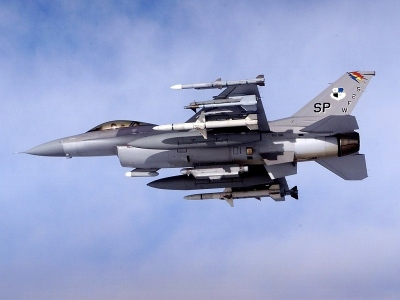
//> input picture 6_Command_Line_Arguments/Example-Code/images/jet.jpg, 400 x 300 px
$ ./main -image1=../images/jet.jpg -image2=../images/lake.jpg   (built with g++ and OpenCV 4)
//> lines starting //> are read from the running program, lines starting //| are printed output that depends on the picture
#include "opencv2/core.hpp"       // for OpenCV core types, cv::CommandLineParser, cv::addWeighted()
#include "opencv2/highgui.hpp"    // for cv::imshow() and cv::waitKey()
#include "opencv2/imgcodecs.hpp"  // for cv::imread()
#include "opencv2/imgproc.hpp"    // for cv::resize()
#include <iostream>


int main(int argc, char* argv[])
{
    /*
     * Define the command line arguments
     * We need 3 non-positional inputs from the user
     *
     * 1. first image
     * 2. second image to blend with first image
     * 3. blending value between 0 and 1
     *
    */
    const cv::String keys =
        "{help h usage ? | | Blend two images and display resulting image in a window }"
        "{image1 | <none> | Full path to first image }"
        "{image2 | <none> | Full path to second image. Image should have same data type as image1. }"
        "{alpha | 0.5 | Blending value between 0 and 1 }";

    // Create a cv::CommandLineParser object
    auto parser = cv::CommandLineParser(argc, argv, keys);

    // We also want to display a message about the application
    parser.about("\nBlend/Combine two images v1.0.0\n");
    parser.printMessage();

    // Let's extract the user inputs
    cv::String image1 = parser.get<cv::String>("image1");
    cv::String image2 = parser.get<cv::String>("image2");
    double alpha = parser.get<double>("alpha");

    // Check for any errors encountered while extracting user input
    if(!parser.check())
    {
        parser.printErrors(); // Print any errors
        return -1; // Exit application early
    }

    // Check the value of 'alpha' if it is between 0 and 1,
    // if not use 0.5
    if(alpha >= 0 && alpha <= 1)
    {
        alpha = alpha;
    }
    else
    {
        alpha = 0.5;
    }

    // If there are no errors, we can now read our image data
    cv::Mat sourceImage1 { cv::imread(image1, cv::IMREAD_UNCHANGED) };
//> sourceImage1 is the input picture: 300 rows x 400 cols, CV_8UC3; mean B, G, R 202.2, 162.5, 151.2
    cv::Mat sourceImage2 { cv::imread(image2, cv::IMREAD_UNCHANGED) };
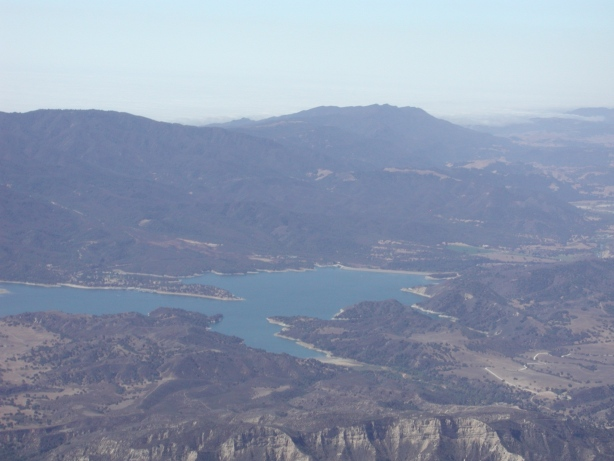
//> input picture 6_Command_Line_Arguments/Example-Code/images/lake.jpg, 614 x 461 px
//> sourceImage2 is the input picture: 461 rows x 614 cols, CV_8UC3; mean B, G, R 173.4, 151.6, 140

    // Check if we have successfully read the image data
    if(sourceImage1.empty())
    {
        std::cerr << "\nCould not read input image file: "
                  << image1<< '\n';
        return -1; // Early exit from application
    }

    if(sourceImage2.empty())
    {
        std::cerr << "\nCould not read input image file: "
                  << image2<< '\n';
        return -1; // Early exit from application
    }

    // Blend/Combine our two images
    // ===========================

    // First make sure size of second image is the same as that
    // of the first image
    cv::Mat dst; // image2 converted to same size as image1
    cv::resize(sourceImage2, dst, cv::Size(sourceImage1.cols, sourceImage1.rows), 0.0, 0.0);

    // Blend images
    cv::Mat blendedImage; // array to save the blended image

    // We will use the function cv::addWeighted() to blend the two images
    cv::addWeighted(sourceImage1, alpha, dst, (1.0 - alpha), 0.0, blendedImage);
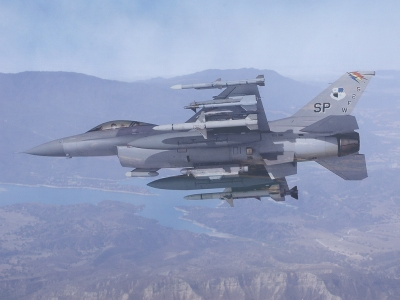
//> blendedImage: 300 rows x 400 cols, CV_8UC3; mean B, G, R 187.8, 157, 145.6

    // Display the blended image in window
    cv::imshow("Blended Image", blendedImage);

    cv::waitKey(0);

    std::cout << '\n';

    return 0;
}
